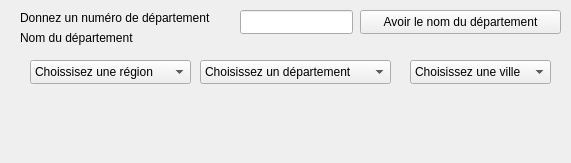
<?xml version="1.0" encoding="UTF-8"?>
<ui version="4.0">
 <class>Widget</class>
 <widget class="QWidget" name="Widget">
  <property name="geometry">
   <rect>
    <x>0</x>
    <y>0</y>
    <width>571</width>
    <height>163</height>
   </rect>
  </property>
  <property name="windowTitle">
   <string>Widget</string>
  </property>
  <widget class="QLabel" name="label">
   <property name="geometry">
    <rect>
     <x>20</x>
     <y>10</y>
     <width>221</width>
     <height>16</height>
    </rect>
   </property>
   <property name="text">
    <string>Donnez un numéro de département</string>
   </property>
  </widget>
  <widget class="QLineEdit" name="lineEdit">
   <property name="geometry">
    <rect>
     <x>240</x>
     <y>10</y>
     <width>113</width>
     <height>24</height>
    </rect>
   </property>
  </widget>
  <widget class="QPushButton" name="pushButton">
   <property name="geometry">
    <rect>
     <x>360</x>
     <y>10</y>
     <width>201</width>
     <height>24</height>
    </rect>
   </property>
   <property name="text">
    <string>Avoir le nom du département</string>
   </property>
  </widget>
  <widget class="QLabel" name="label_2">
   <property name="geometry">
    <rect>
     <x>20</x>
     <y>30</y>
     <width>141</width>
     <height>16</height>
    </rect>
   </property>
   <property name="text">
    <string>Nom du département</string>
   </property>
  </widget>
  <widget class="QComboBox" name="comboBoxRegions">
   <property name="geometry">
    <rect>
     <x>30</x>
     <y>60</y>
     <width>161</width>
     <height>24</height>
    </rect>
   </property>
   <property name="currentText">
    <string>Choissisez une région</string>
   </property>
   <item>
    <property name="text">
     <string>Choissisez une région</string>
    </property>
   </item>
  </widget>
  <widget class="QComboBox" name="comboBoxDepartements">
   <property name="geometry">
    <rect>
     <x>200</x>
     <y>60</y>
     <width>191</width>
     <height>24</height>
    </rect>
   </property>
   <item>
    <property name="text">
     <string>Choisissez un département</string>
    </property>
   </item>
  </widget>
  <widget class="QComboBox" name="comboBoxVilles">
   <property name="geometry">
    <rect>
     <x>410</x>
     <y>60</y>
     <width>141</width>
     <height>24</height>
    </rect>
   </property>
   <item>
    <property name="text">
     <string>Choisissez une ville</string>
    </property>
   </item>
  </widget>
 </widget>
 <resources/>
 <connections/>
</ui>
